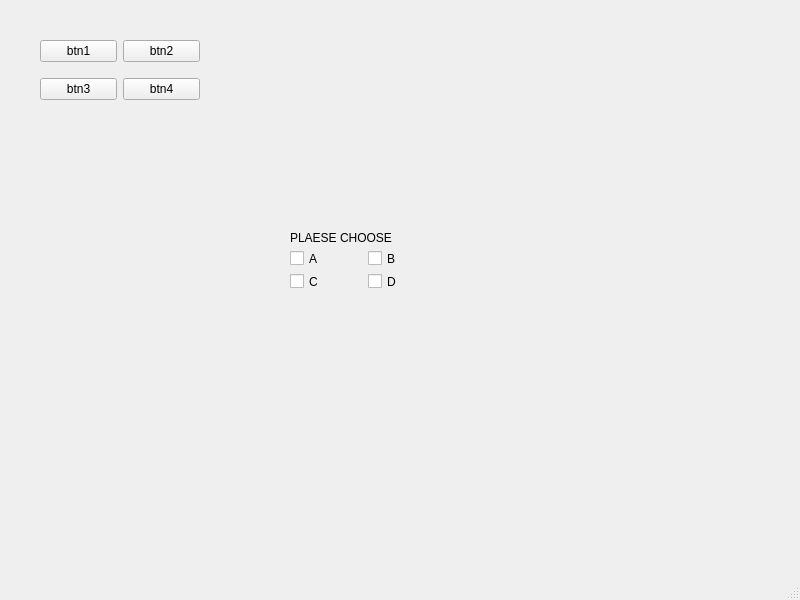
<?xml version="1.0" encoding="UTF-8"?>
<ui version="4.0">
 <class>MainWindow</class>
 <widget class="QMainWindow" name="MainWindow">
  <property name="geometry">
   <rect>
    <x>0</x>
    <y>0</y>
    <width>800</width>
    <height>600</height>
   </rect>
  </property>
  <property name="windowTitle">
   <string>MainWindow</string>
  </property>
  <widget class="QWidget" name="centralwidget">
   <widget class="QWidget" name="gridLayoutWidget">
    <property name="geometry">
     <rect>
      <x>40</x>
      <y>30</y>
      <width>160</width>
      <height>80</height>
     </rect>
    </property>
    <layout class="QGridLayout" name="gridLayout">
     <item row="0" column="1">
      <widget class="QPushButton" name="pushButton_2">
       <property name="text">
        <string>btn2</string>
       </property>
      </widget>
     </item>
     <item row="0" column="0">
      <widget class="QPushButton" name="pushButton">
       <property name="text">
        <string>btn1</string>
       </property>
      </widget>
     </item>
     <item row="1" column="0">
      <widget class="QPushButton" name="pushButton_3">
       <property name="text">
        <string>btn3</string>
       </property>
      </widget>
     </item>
     <item row="1" column="1">
      <widget class="QPushButton" name="pushButton_4">
       <property name="text">
        <string>btn4</string>
       </property>
      </widget>
     </item>
    </layout>
   </widget>
   <widget class="QLabel" name="label">
    <property name="geometry">
     <rect>
      <x>290</x>
      <y>230</y>
      <width>111</width>
      <height>16</height>
     </rect>
    </property>
    <property name="text">
     <string>PLAESE CHOOSE</string>
    </property>
   </widget>
   <widget class="QWidget" name="">
    <property name="geometry">
     <rect>
      <x>290</x>
      <y>250</y>
      <width>150</width>
      <height>40</height>
     </rect>
    </property>
    <layout class="QGridLayout" name="gridLayout_2">
     <item row="0" column="0">
      <widget class="QCheckBox" name="checkBox">
       <property name="text">
        <string>A</string>
       </property>
      </widget>
     </item>
     <item row="0" column="1">
      <widget class="QCheckBox" name="checkBox_3">
       <property name="text">
        <string>B</string>
       </property>
      </widget>
     </item>
     <item row="1" column="0">
      <widget class="QCheckBox" name="checkBox_2">
       <property name="text">
        <string>C</string>
       </property>
      </widget>
     </item>
     <item row="1" column="1">
      <widget class="QCheckBox" name="checkBox_4">
       <property name="text">
        <string>D</string>
       </property>
      </widget>
     </item>
    </layout>
   </widget>
  </widget>
  <widget class="QMenuBar" name="menubar">
   <property name="geometry">
    <rect>
     <x>0</x>
     <y>0</y>
     <width>800</width>
     <height>23</height>
    </rect>
   </property>
  </widget>
  <widget class="QStatusBar" name="statusbar"/>
 </widget>
 <resources/>
 <connections/>
</ui>
